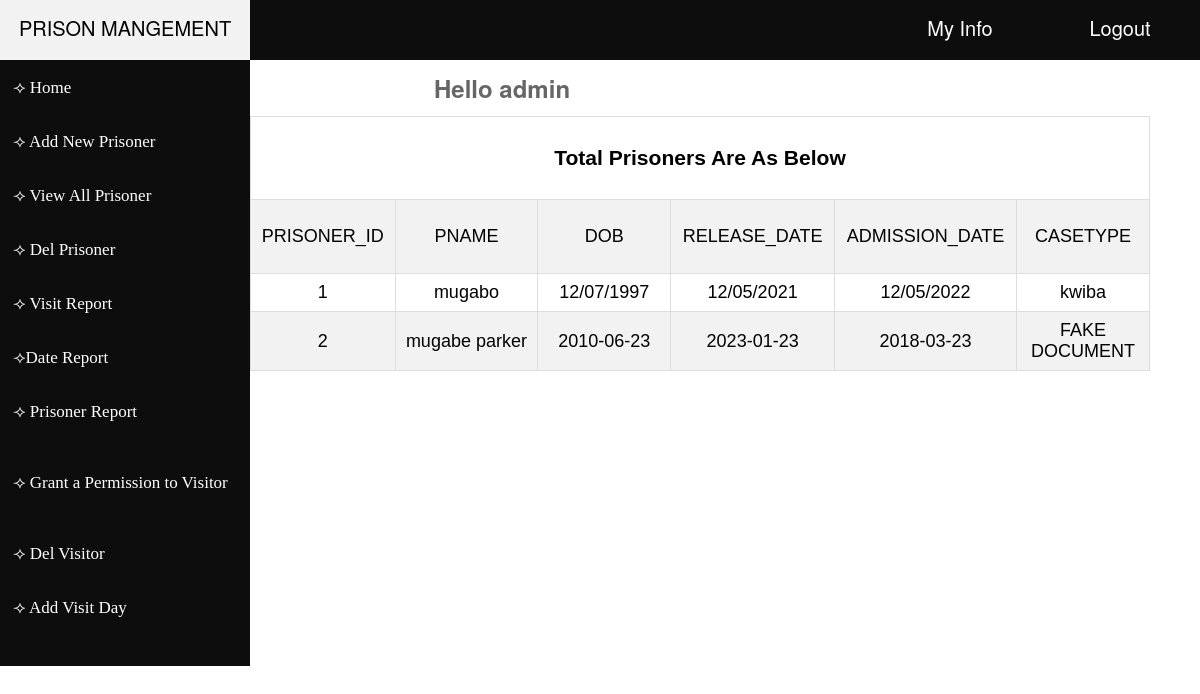
The page /adminViewPrisoner.php (signed in) on the database its author committed.
### tables this page shows
CREATE TABLE `super_user` (
  `SUPERID` int(255) NOT NULL,
  `EMAIL` varchar(255) NOT NULL,
  `MOBILE_NO` int(11) NOT NULL,
  `SUPER_NAME` varchar(255) NOT NULL,
  `WORK_ID` int(255) NOT NULL,
  `JAIL_ID` int(255) NOT NULL,
  `PASSWORD` varchar(255) NOT NULL
);

CREATE TABLE `prison1` (
  `PRISONER_ID` int(255) NOT NULL,
  `PNAME` varchar(255) NOT NULL,
  `DOB` varchar(255) NOT NULL,
  `RELEASE_DATE` varchar(255) NOT NULL,
  `ADMISSION_DATE` varchar(255) NOT NULL,
  `gender` text NOT NULL,
  `CASETYPE` varchar(255) NOT NULL
);

### adminViewPrisoner.php (the view, shortened to what this page needs)
<?php
require 'connection.php';
	if(isset($_SESSION["SUPERID"])){
		$a=$_SESSION["SUPERID"];
		$sqlname = "SELECT SUPER_NAME FROM super_user where SUPERID=$a";
		$resultname = mysqli_query($conn, $sqlname);
	}
	else{
	header('location: AdminLogIn.php');
}
?>
<!doctype html>
<html>
<head>
<link href="css/Layout.css" rel="stylesheet" type="text/css" />
<link href="css/Menu.css" rel="stylesheet" type="text/css" />
<link href="css/LeftSidePanel.css" rel="stylesheet" type="text/css" />
<link href="css/botton.css" rel="stylesheet" type="text/css" />
<link href="css/dropdown.css" rel="stylesheet" type="text/css"/>
</head>
<body>
	<div id="Holder">
<div id="Navbar">
	  <nav>
				<ul>
					<li><a href="AdminLogOut.php" title="Logout">Logout</a></li>
	    			<li><a href="UpdateAdminAccount.php" title="My Info">My Info</a></li>
	    			<li id="Logo"><a href="AdminAccount.php" title="PRISON MANGEMENT">PRISON MANGEMENT</a>		  		</ul>
  </nav>
	  <div id="Content">
			<div id="PageHeading"><h2>Hello
        <?php
			if (mysqli_num_rows($resultname) > 0) {
		if($row = mysqli_fetch_assoc($resultname)) {
			echo $row["SUPER_NAME"];
		}}
			?>
			</h2>
		</div>
			<div id="contentLeft">
	  <table width="100%" cellpadding="11px">
	  <tbody>
			      <tr>
			        <td><a href="AdminAccount.php" title="home">⟢ Home</a></td>
		          </tr>
			      <tr>
			        <td><a href="adminAddPrisoner.php" title="add prisoner">⟢ Add New Prisoner</a></td>
		          </tr>
			      <tr>
			        <td><a href="adminViewPrisoner.php" title="view prisoner">⟢ View All Prisoner</a></td>
		          </tr>
			      <tr>
			        <td><a href="adminDelPrisoner.php" title="del prisoner">⟢ Del Prisoner</a></td>
		          </tr>
			    <tr>
				<td><a href="adminViewVisitor.php">⟢ Visit Report</a></td>
		        </tr>
				<tr>
			      <td><a href="adminreport.php">⟢Date Report</a></td>
		        </tr>
				<tr>
			      <td><a href="adminreportp.php">⟢ Prisoner Report</a></td>
		        </tr>
			    <tr>
			      <td><p><a href="adminGrants.php" title="grant permission to visitor">⟢ Grant a Permission to Visitor</a></p></td>
		        </tr>
			    <tr>
			      <td><a href="adminDelVisitor.php" title="del visitor">⟢ Del Visitor</a></td>
		        </tr>
				<tr>
		        	<td><a href="adminaddvisitday.php">⟢ Add Visit Day</a></td>
		        </tr>
      </table>
			  <h2>&nbsp;</h2>
	</div>
			<div id="contentRight" align="center">
			  <form action="" style="StyleTextField" id="form1" name="form1" method="post" >
			  <table id="customers" width="104%" cellpadding="0">
  <tbody >
    <tr>
      <td colspan="11"><h3>Total Prisoners Are As Below</h3></td>
      </tr>
    <tr>
      <td width="11%">PRISONER_ID</td>
      <td width="15%">PNAME</td>
      <td width="14%">DOB</td>
      <td width="14%"><p>RELEASE_DATE</p></td>
      <td width="14%"><p>ADMISSION_DATE</p></td>
     <td width="14%"><p>CASETYPE</p></td>
    </tr>
    <?php
	 $res=mysqli_query($conn,"SELECT * FROM prison1");
	  while($row=mysqli_fetch_array($res))
	  {
	 ?>
    <tr>
      <td><?php echo $row["PRISONER_ID"]; ?></td>
      <td><?php echo $row["PNAME"]; ?></td>
      <td><?php echo $row["DOB"]; ?></td>
      <td><?php echo $row["RELEASE_DATE"]; ?></td>
      <td><?php echo $row["ADMISSION_DATE"]; ?></td>
      <td><?php echo $row["CASETYPE"]; ?></td>
	</tr>
    <?php
	  }
	  ?>
  </tbody>
</table>
 	  </form>
	    </div>
	  </div>
		<div id="Footer"></div>
	</div>
</body>
</html>

### css/Layout.css (style rules this page uses)
body { margin:0; padding:0; }
body, html { height: 100%; }
#Holder { width: 100%; height: 100%; margin-left: auto; margin-right: auto; }
#Navbar { height: 60px; background-color: rgb(13,13,13); }
#Content { height: auto; clear: both; overflow: auto; text-align: center; }
#contentLeft { height: auto; width: 250px; float: left; background-color: rgb(13,13,13); }
#contentRight { width: 75%; float:left; }
#PageHeading { height: auto; padding: 11px; width: 755px; float: right; text-align: left; }
#Footer { height: 100px; text-align: right; font-size: 16px; }
h2 { margin: 0; font-family: Gotham, Helvetica Neue, Helvetica, Arial," sans-serif"; font-weight: bolder; color: #666; }
#customers { font-family: "Trebuchet MS", Arial, Helvetica, sans-serif; border-collapse: collapse; width: 100%; }
#customers td, #customers th { border: 1px solid #ddd; padding: 8px; text-align: center; font-size: 18px; }
#customers tr:nth-child(even) { background-color: #f2f2f2; }

### css/Menu.css (style rules this page uses)
nav ul { margin:0; padding: 0; font-family: Gotham, Helvetica Neue, Helvetica, Arial," sans-serif"; }
nav ul a { color: #000000; }
#Logo { float: left; width: 250px; font-size: 20px; }
nav ul li { list-style-type: none; float: right; display: block; width: 160px; height: 60px; text-align: center; line-height: 55px; }
nav ul li a { text-decoration: none; color: #FFFFFF; font-size: 20px; }

### css/LeftSidePanel.css (style rules this page uses)
#contentLeft { list-style-type: none; float: left; display: block; width: 250px; text-align: left; line-height: 30px; font-size: 17px; }
#contentLeft table td a { text-decoration: none; color: #FFFFFF; }

### rows shown on the page
super_user: SUPER_NAME "admin"
prison1: PRISONER_ID "1", PNAME "mugabo", DOB "12/07/1997", RELEASE_DATE "12/05/2021", ADMISSION_DATE "12/05/2022", CASETYPE "kwiba"
prison1: PRISONER_ID "2", PNAME "mugabe parker", DOB "2010-06-23", RELEASE_DATE "2023-01-23", ADMISSION_DATE "2018-03-23", CASETYPE "FAKE DOCUMENT"
